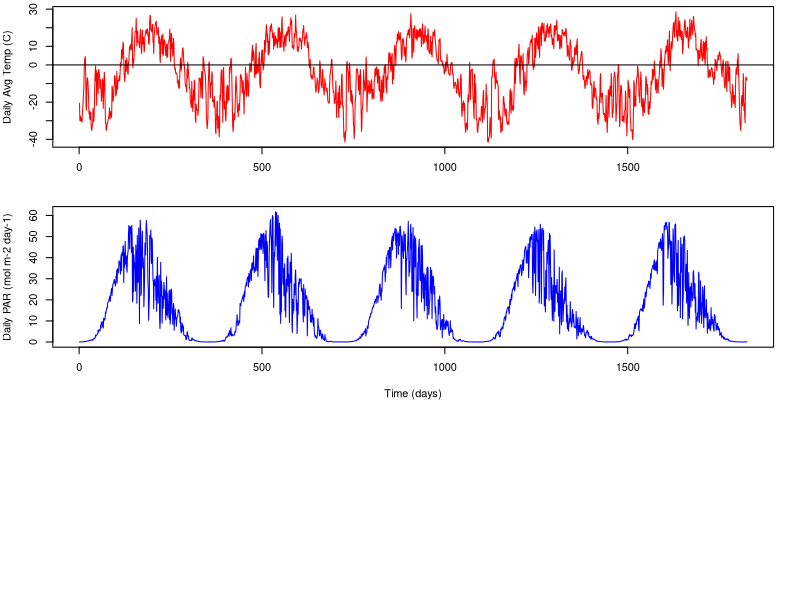

Generate this figure with R: (Note: this script raises an error after producing the figure.)
############re-loading the data

#set working directory to C-N-model
data = read.csv("InputData_Processed.csv") #This is the "FluxData.csv" file, but with added calculations of GDD
head(data)


#plot the data
par(mfrow=c(3,1), mar=c(4,4,0.5,2))
plot(data$Temp_ARF~data$time, type="l", ylab = "Daily Avg Temp (C)", col="red", xlab="")
abline(h=0)
plot(data$PAR_ARF~data$time, type="l", ylab = "Daily PAR (mol m-2 day-1)", col="blue", xlab = "Time (days)")

#need to calculate DOY of senescence 
years = unique(data$year) #tells you which years we have data for 
sen.day = NA
for (i in 1: length(years)){
  year.i = years[i]
  data.year = subset(data, data$year==year.i)
  sen.day[i] = min(data.year$DOY[which(data.year$Temp_ARF<=10 & data.year$DOY>200)])
}
sen.day
num.days = c(365, 365, 365, 366, 365,365)
senDOY = rep(c(sen.day), c(num.days))
data = data.frame(data, senDOY = senDOY)
head(data)

#create a temperature scalar
Tmax.day = NA
Tmin.day = NA
for (i in 1: length(years)){
  year.i = years[i]
  data.year = subset(data, data$year==year.i)
  Tmax.day[i]=max(data.year$Temp_ARF)
  Tmin.day[i]=min(data.year$Temp_ARF)
}
Tmax.day # max temps for each year
Tmax.mean=mean(Tmax.day)
Tmin.mean=mean(Tmin.day)

scal.temp=NULL
for (i in 1:length(data$Temp_ARF)){
  scal.temp[i] = (data$Temp_ARF[i] - Tmin.mean)/(Tmax.mean-Tmin.mean) 
}

#rescale to 1
minscal = min(scal.temp)
maxscal = max(scal.temp)
for (i in 1:length(scal.temp)){
  scal.temp[i] = (scal.temp[i] - minscal)/(maxscal-minscal) 
}
plot(scal.temp, type="l")


#create a smoothed temperature scalar
#average of current sample, 5 future samples, and 5 past samples
filt=rep(1/11,11)
Temp.sm = filter(data$Temp_ARF, filt, sides=2, circular=TRUE)
plot(data$Temp_ARF, type="l")
lines(Temp.sm, col="red", lwd="3")
data=data.frame(data, Temp_sm=Temp.sm)

Tmaxsm.day = NA
Tminsm.day = NA
for (i in 1: length(years)){
  year.i = years[i]
  data.year = subset(data, data$year==year.i)
  Tmaxsm.day[i]=max(data.year$Temp_sm)
  Tminsm.day[i]=min(data.year$Temp_sm)
}
Tmaxsm.day # max temps for each year
Tmaxsm.mean=mean(Tmaxsm.day)
Tminsm.mean=mean(Tminsm.day)

scal.temp.sm=NULL
for (i in 1:length(Temp.sm)){
  scal.temp.sm[i] = (Temp.sm[i] - Tminsm.mean)/(Tmaxsm.mean-Tminsm.mean) 
}

plot(scal.temp.sm, type="l")

#need to calculate slope for each 7 day period
start = seq(1, length(Temp.sm), 8) #create a sequence of start iterations for slope calculations
end = seq(8, length(Temp.sm), 8) #create a sequence of end iterations for slope calculations
start
end

#need to look at slope to determine end of season
slope=rep(NA, length(Temp.sm))
for(i in 1:length(end)){
  slope.i = (Temp.sm[end[i]]-Temp.sm[start[i]])/7
  start.i = start[i]
  end.i = end[i]
  slope[start.i:end.i]=rep(slope.i, 8)
}
slope
slope[2185:length(slope)]=slope[2184] #these points don't really matter, but I don't want them to be NAs
slope
data=data.frame(data, slope=slope)
head(data)


spring.test = rep(0, length(slope))
for(i in 9:length(data$slope)-8){
  if(slope[i]>0 & slope[i+8]>0){
    spring.test[i]=1
  }
}
spring.test

fall.test = rep(0, length(slope))
for(i in 9:length(data$slope)-8){
  if(slope[i]<0 & slope[i+8]<0){
    fall.test[i]=1
  }
}
fall.test


par(mfrow=c(2,1))
plot(Temp.sm)
lines(spring.test*10, col="red")
plot(Temp.sm)
lines(fall.test*10, col="red")



data=data.frame(data, springtest=spring.test, falltest=fall.test)
head(data)

years = unique(data$year) #tells you which years we have data for 
start.day = NA
for (i in 1: length(years)){
  year.i = years[i]
  data.year = subset(data, data$year==year.i)
  start.day[i] = min(data.year$DOY[which(data.year$DOY>120 & data.year$Temp_ARF>=-5 & data.year$springtest==1)])
}
start.day
startDOY = rep(c(start.day), c(num.days))
data = data.frame(data, startDOY = startDOY)
head(data)

end.day = NA
for (i in 1: length(years)){
  year.i = years[i]
  data.year = subset(data, data$year==year.i)
  end.day[i] = min(data.year$DOY[which(data.year$DOY>240 & data.year$Temp_ARF<=0 & data.year$falltest==1)])
}
end.day
endDOY = rep(c(end.day), c(num.days))
data = data.frame(data, endDOY = endDOY)
head(data)

data.compare2=read.csv("Assimilation_data_ALL.csv")

par(mfrow=c(1,1))
plot(data.compare2$NEE~data.compare2$Time, col="forestgreen", xlim=c(1,1826))
abline(v=c(start.day+c(0,365,365+365,365+365+366, 365+365+366+365, 365+365+366+365+365)), col="red")
abline(v=c(sen.day+c(0,365,365+365,365+365+366, 365+365+366+365, 365+365+366+365+365)))
abline(v=c(end.day+c(0,365,365+365,365+365+366, 365+365+366+365, 365+365+366+365+365)), col="blue")

###############seasonal scalar##############

scal.seas=rep(1, length(data$DOY))
for (i in 1:length(data$DOY)){
  if(data$DOY[i]<data$startDOY[i]){ #prior to snow melt
    scal.seas[i]=0
  }
  if(data$DOY[i]>=data$startDOY[i]){ #after melt
    if(data$DOY[i]<=data$senDOY[i]){ #prior to peak
      slope = 1/(data$senDOY[i]-data$startDOY[i])
      scal.seas[i] = 0+(slope*(data$DOY[i]-data$startDOY[i]))
    }
    if(data$DOY[i]>data$senDOY[i] & data$DOY[i]<data$endDOY[i]){ #after peak but before frost
      slope = 1/(data$endDOY[i]-data$senDOY[i])
      scal.seas[i] = 0+(slope*(data$endDOY[i]-data$DOY[i]))
    }
    if(data$DOY[i]>=data$endDOY[i]){ #after frost
      scal.seas[i]=0
    }
  }
}

plot(scal.seas)

#FINALLY, need to calculate average growing season temperature
#pull out GS data (DOY > 150 & DOY < 250)
head(data)

years = unique(data$year) #tells you which years we have data for 
Temp_avg = NA
for (i in 1: length(years)){
  year.i = years[i]
  data.year = subset(data, data$year==year.i)
  Temp_GS = data.year$Temp_ARF[data.year$DOY>=data.year$startDOY[1] & data.year$DOY <= data.year$endDOY[1]]
  Temp_avg[i] = mean(Temp_GS)
}
Temp_avg
Temp_avg = rep(c(Temp_avg), c(num.days))
data = data.frame(data, Temp_avg = Temp_avg)
head(data)


time = seq(1:length(data$time))
#make into functions so that it will be continuous in the model
Temp.d1 <- approxfun(x=data$time, y=data$Temp_ARF, method="linear", rule=2)
TempAvg.d1 <- approxfun(x=data$time, y=data$Temp_avg, method="linear", rule=2)
PAR.d1 <- approxfun(x=data$time, y=data$PAR_ARF, method="linear", rule=2)
scaltemp.d1 <- approxfun(x=data$time, y=scal.temp.sm, method="linear", rule=2)
scalseason.d1 <- approxfun(x=data$time, y=scal.seas, method="linear", rule=2)
DOY.d1 <- approxfun(x=data$time, y=data$DOY, method="linear", rule=2)
Year.d1 <- approxfun(x=data$time, y=data$year, method="linear", rule=2)
